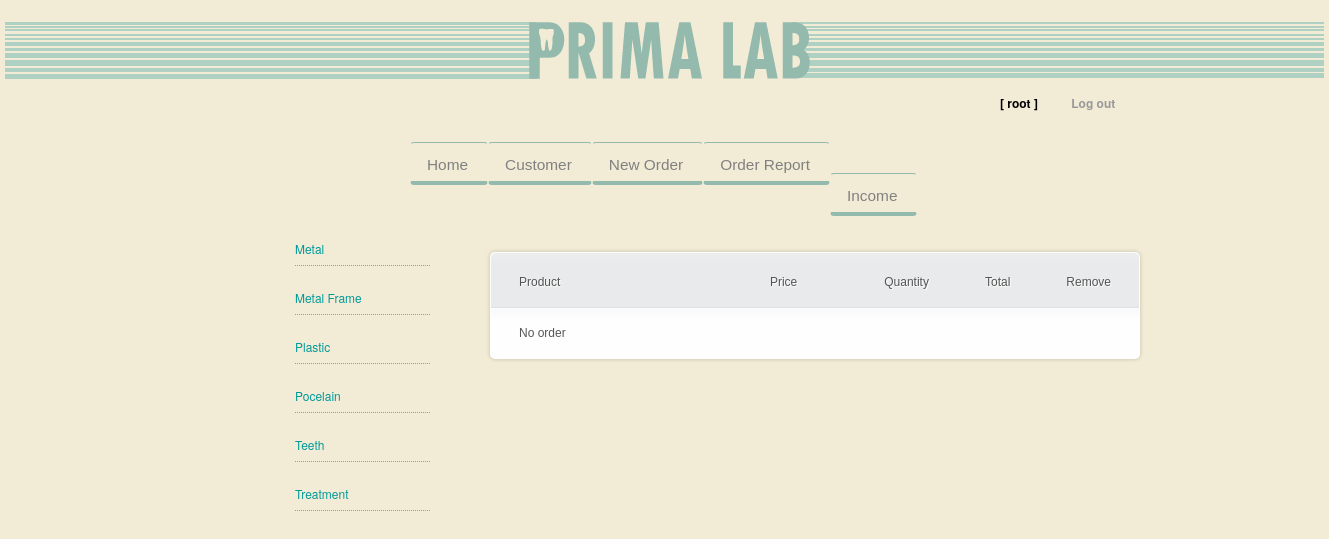
/Site/order.php (signed in), run on the app's committed database.
### tables this page shows
CREATE TABLE `category` (
  `category_id` int(11) NOT NULL auto_increment,
  `category_name` varchar(50) default NULL,
  PRIMARY KEY  (`category_id`)
);

### Site/order.php (the view, shortened to what this page needs)
<!DOCTYPE html PUBLIC "-//W3C//DTD XHTML 1.0 Strict//EN" "http://www.w3.org/TR/xhtml1/DTD/xhtml1-strict.dtd">
<html xmlns="http://www.w3.org/1999/xhtml">
<head>
<link href="css/reset.css" rel="stylesheet" type="text/css"/>
<link href="css/mian.css" rel="stylesheet" type="text/css" />
<link href="css/idealForms/idealForms.css" rel="stylesheet" type="text/css" media="screen"/>
<link href="css/idealForms/idealForms-theme-sapphire.css" rel="stylesheet" type="text/css" media="screen"/>
<link href="css/table.css" rel="stylesheet" type="text/css" />
</head>
<body>
<div id="wrapper-main">
	<div id="logo-left" class="left"></div>
	<div id="wrapper-logo-main" class="left"></div>
	<div id="logo-right" class="left"></div>
</div>
  <?PHP
   	if(!isset($_SESSION['username']))
	{
		echo "<script>alert('Please Login');window.location='login.php';</script>"
	?>
   <?php
   }else
   {
   ?>
<div id="login-box">
	<ul>
		<li>[ <?PHP echo $_SESSION['username']?> ]</li>
		<a href="logout.php"><li>Log out</li></a>
	</ul>
</div>
<?php } ?>
<div id="wrapper-menu">
<div id="top_navigation">
	<ul class="nav">
		<li><a href="index.php">Home</a></li>
		<li><a href="customer.php">Customer</a></li>
		<li><a href="new-order.php">New Order</a></li>
		<li><a href="order-history.php">Order Report</a></li>
		<li><a href="report.php">Income</a></li>
	</ul>
</div>
</div>
		<?php
			$sqlc 	= "select * from category order by category_id asc";
			$queryc	= mysql_query($sqlc)  or die(mysql_error());
			$numc	= mysql_num_rows($queryc);
		?>
<div id="side-menu">
	<ul>
		<?php
		for($i=1;$i<=$numc;$i++)
			{
				$rowc = mysql_fetch_array($queryc);
		?>
			<li><a href="product.php?category_id=<?php echo $rowc['category_id']; ?>"></a><a href="product.php?category_id=<?php echo $rowc['category_id']; ?>"><?php echo $rowc['category_name'];?></a></li>
		<?php
			}
		?>
	</ul>
</div>
<div id="wrapper-product">
	<form id="form1" name="form1" method="post" action="?act=update">
	<table width="1079">
	<tr>
		<th width="45%">Product</th>
		<th width="28%">Price</th>
		<th>Quantity</th>
		<th>Total</th>
		<th>Remove</th>
	</tr>
		<?php
 			if(sizeof($_SESSION['order'])>0){
				$total = 0;
				foreach($_SESSION['order'] as $product_id=>$qty){
					$sql = "select * from product where product_id =$product_id";
					$query = mysql_query($sql) or die (mysql_error());
					$row = mysql_fetch_array($query);
					$sum = $row['price']*$qty;
					$total += $sum;
		?>
   		<tr>
			<td><?php echo $row['product_name']?></td>
			<td><?php echo $row['price']?></td>
			<td width="27%"><input type="text" size="2"name="qty[<?php echo $product_id ?>]" value="<?php echo $qty ?>" /></th>
			<td><?php echo $sum ?></td>
			<td width="27%"><a href="?product_id=<?php echo $product_id?>&act=remove">Remove</a></th>
			</tr>
    	<?php }?>
		<tr>
			<td height="85" colspan="3" bgcolor="#CCCCCC"><strong>TOTAL</strong></td>
			<td align="right" bgcolor="#CCCC99"><?php echo $total ?></td>
			<td bgcolor="#CCCCCC">&nbsp;</td>
		 </tr>
		<tr>
		<td colspan="5"><input type="submit" name="update" id="update" value="Update" />
		  <input name="confirm" type="button" id="confirm" onclick="MM_goToURL('parent','confirm.php');return document.MM_returnValue" value="Confirm" />
		</td>
		</tr>
	   <?php
	  	}else{
			echo '<tr>
				<td align="center" colspan="5" bgcolor="#FFCCCC">No order</td></tr>';
		  }
	   ?>
	</table>
	</form>
</div>
</body>
</html>

### Site/css/mian.css (style rules this page uses)
body { background-color: #F2ECD6; }
.left { float: left; }
#wrapper-logo-main { background-image: url(../images/logo_main.png); margin-top: 20px; background-repeat: no-repeat; height: 60px; width: 639px; margin-left: 0px; margin-right: auto; margin-bottom: auto; }
#wrapper-main { height: 80px; margin-right: auto; margin-left: auto; width: 1319px; }
#logo-left { height: 60px; width: 340px; margin-top: 20px; background-image: url(../images/bg.png); background-repeat: repeat-x; }
#logo-right { height: 60px; width: 340px; margin-top: 20px; background-image: url(../images/bg_right.png); background-repeat: repeat-x; }
#login-box { height: 30px; padding-top: 10px; width: 250px; margin-left: 1000px; color: #000; font-weight: bold; }
#login-box ul a { color: #999; text-decoration: none; }
#login-box ul li { display: inline; margin-right: 30px; }
#wrapper-menu { height: 80px; display: inline-block; list-style-type: none; margin-top: 10px; width: 650px; margin-right: auto; padding-left: 150px; padding-top: 5px; margin-left: 250px; }
#wrapper-menu ul li { display: inline; margin-right: 60px; margin-top: auto; margin-bottom: auto; }
#side-menu { height: 500px; width: 150px; float: left; margin-left: 280px; margin-right: 50px; margin-bottom: 20px; }
#wrapper-product table { width: 75%; }
#side-menu ul { margin-top: 20px; }
#side-menu ul li { text-decoration: none; display: block; list-style-type: none; margin-bottom: 18px; margin-left: 15px; border-bottom-width: 1px; border-bottom-style: dotted; border-bottom-color: #999; padding-bottom: 3px; }
#side-menu ul li a { color: #099; text-decoration: none; }
#wrapper-product { width: 1150px; padding-top: 0px; }
#wrapper-product table { width: 650px; margin-top: 10px; }
* { margin : 0; padding : 0; list-style : none; text-decoration : none; line-height : 27px; }
#top_navigation { background : transparent; width: 800px; height : 77px; list-style : none; margin-top : 7px; margin-bottom : 11px; width : 100%; }
ul.nav { background : transparent; width: 800px; height : 57px; line-height : 31px; list-style : none; padding : 0 10px; font-size : 14px; }
ul.nav li { display : inline; padding : 0; background : transparent; }
ul.nav a { background : transparent; height : 20px; font-size : 1.1em; color : #808080; float : left; padding : 8px 19px 10px 16px; text-decoration : none; border-top: 1px solid #94BAAD; border-bottom : 4px solid #94BAAD; border-left : 1px solid transparent; border-right : 1px solid transparent; border-radius : 4px; -moz-border-radius : 4px; -webkit-border-radius: 4px; font-family: Arial, Helvetica, sans-serif; }

### Site/css/idealForms/idealForms.css (style rules this page uses)
form { margin: 2em 0; }
form * { font: normal 12px Arial }

### Site/css/table.css (style rules this page uses)
html, body, div, span, object, iframe, h1, h2, h3, h4, h5, h6, p, blockquote, pre, abbr, address, cite, code, del, dfn, em, img, ins, kbd, q, samp, small, strong, sub, sup, var, b, i, dl, dt, dd, ol, ul, li, fieldset, form, label, legend, table, caption, tbody, tfoot, thead, tr, th, td { margin:0; padding:0; border:0; outline:0; font-size:100%; vertical-align:baseline; background:transparent; }
body { margin:0; padding:0; font:12px/15px "Helvetica Neue",Arial, Helvetica, sans-serif; color: #555; background:#F2ECD6; }
a { color:#666; }
table { overflow:hidden; border:1px solid #d3d3d3; background:#fefefe; width:100%; -moz-border-radius:5px; -webkit-border-radius:5px; border-radius:5px; -moz-box-shadow: 0 0 4px rgba(0, 0, 0, 0.2); -webkit-box-shadow: 0 0 4px rgba(0, 0, 0, 0.2); margin-top: 5%; margin-right: auto; margin-bottom: 0; margin-left: auto; }
th, td { padding:18px 28px 18px; text-align:center; }
th { padding-top:22px; text-shadow: 1px 1px 1px #fff; background:#e8eaeb; }
td { border-top:1px solid #e0e0e0; border-right:1px solid #e0e0e0; }
td.first, th.first { text-align:left }
td.last { border-right:none; }
td { background: -moz-linear-gradient(100% 25% 90deg, #fefefe, #f9f9f9); background: -webkit-gradient(linear, 0% 0%, 0% 25%, from(#f9f9f9), to(#fefefe)); }
th { background: -moz-linear-gradient(100% 20% 90deg, #e8eaeb, #ededed); background: -webkit-gradient(linear, 0% 0%, 0% 20%, from(#ededed), to(#e8eaeb)); }
tr:first-child th.first { -moz-border-radius-topleft:5px; -webkit-border-top-left-radius:5px; }
tr:first-child th.last { -moz-border-radius-topright:5px; -webkit-border-top-right-radius:5px; }
tr:last-child td.first { -moz-border-radius-bottomleft:5px; -webkit-border-bottom-left-radius:5px; }
tr:last-child td.last { -moz-border-radius-bottomright:5px; -webkit-border-bottom-right-radius:5px; }

### data on the page
category: category_name "Metal"
category: category_name "Metal Frame"
category: category_name "Plastic"
category: category_name "Pocelain"
category: category_name "Teeth"
category: category_name "Treatment"

### other printed values
$_SESSION['username'] "root"
